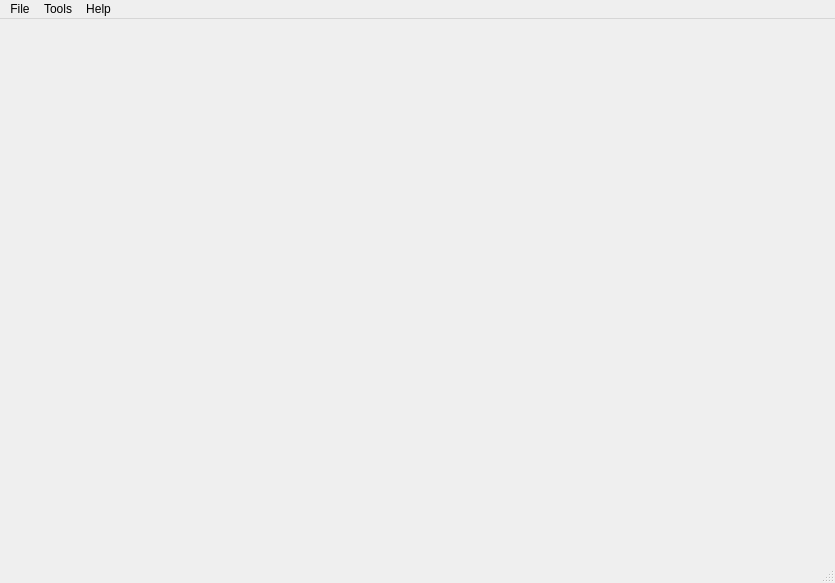
<?xml version="1.0" encoding="UTF-8"?>
<ui version="4.0">
 <class>GuiMainWindow</class>
 <widget class="QMainWindow" name="GuiMainWindow">
  <property name="geometry">
   <rect>
    <x>0</x>
    <y>0</y>
    <width>835</width>
    <height>583</height>
   </rect>
  </property>
  <property name="windowTitle">
   <string>MainWindow</string>
  </property>
  <widget class="QWidget" name="centralwidget">
   <layout class="QVBoxLayout" name="verticalLayout">
    <property name="spacing">
     <number>0</number>
    </property>
    <property name="leftMargin">
     <number>0</number>
    </property>
    <property name="topMargin">
     <number>0</number>
    </property>
    <property name="rightMargin">
     <number>0</number>
    </property>
    <property name="bottomMargin">
     <number>0</number>
    </property>
    <item>
     <widget class="QStackedWidget" name="stackedWidgetMain">
      <widget class="QWidget" name="pageEmpty"/>
      <widget class="QWidget" name="pageViewer">
       <layout class="QVBoxLayout" name="verticalLayout_2">
        <property name="leftMargin">
         <number>0</number>
        </property>
        <property name="topMargin">
         <number>0</number>
        </property>
        <property name="rightMargin">
         <number>0</number>
        </property>
        <property name="bottomMargin">
         <number>0</number>
        </property>
        <item>
         <widget class="NEWidget" name="widgetViewer" native="true"/>
        </item>
       </layout>
      </widget>
     </widget>
    </item>
   </layout>
  </widget>
  <widget class="QMenuBar" name="menubar">
   <property name="geometry">
    <rect>
     <x>0</x>
     <y>0</y>
     <width>835</width>
     <height>21</height>
    </rect>
   </property>
   <widget class="QMenu" name="menuFile">
    <property name="title">
     <string>File</string>
    </property>
    <addaction name="actionOpen"/>
    <addaction name="actionClose"/>
    <addaction name="actionExit"/>
   </widget>
   <widget class="QMenu" name="menuTools">
    <property name="title">
     <string>Tools</string>
    </property>
    <addaction name="actionOptions"/>
   </widget>
   <widget class="QMenu" name="menuHelp">
    <property name="title">
     <string>Help</string>
    </property>
    <addaction name="actionAbout"/>
   </widget>
   <addaction name="menuFile"/>
   <addaction name="menuTools"/>
   <addaction name="menuHelp"/>
  </widget>
  <widget class="QStatusBar" name="statusbar"/>
  <action name="actionOpen">
   <property name="text">
    <string>Open</string>
   </property>
   <property name="shortcut">
    <string>Ctrl+O</string>
   </property>
  </action>
  <action name="actionClose">
   <property name="text">
    <string>Close</string>
   </property>
   <property name="shortcut">
    <string>Ctrl+W</string>
   </property>
  </action>
  <action name="actionExit">
   <property name="text">
    <string>Exit</string>
   </property>
   <property name="shortcut">
    <string>Ctrl+Q</string>
   </property>
  </action>
  <action name="actionOptions">
   <property name="text">
    <string>Options</string>
   </property>
  </action>
  <action name="actionAbout">
   <property name="text">
    <string>About</string>
   </property>
  </action>
 </widget>
 <customwidgets>
  <customwidget>
   <class>NEWidget</class>
   <extends>QWidget</extends>
   <header>newidget.h</header>
   <container>1</container>
  </customwidget>
 </customwidgets>
 <resources/>
 <connections/>
</ui>
